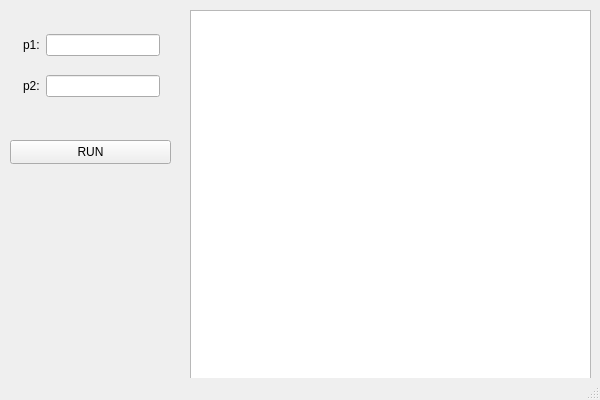
<?xml version="1.0" encoding="UTF-8"?>
<ui version="4.0">
 <class>AppClass</class>
 <widget class="QMainWindow" name="AppClass">
  <property name="geometry">
   <rect>
    <x>0</x>
    <y>0</y>
    <width>600</width>
    <height>400</height>
   </rect>
  </property>
  <property name="windowTitle">
   <string>App</string>
  </property>
  <widget class="QWidget" name="centralWidget">
   <widget class="QWidget" name="layoutWidget">
    <property name="geometry">
     <rect>
      <x>12</x>
      <y>10</y>
      <width>159</width>
      <height>112</height>
     </rect>
    </property>
    <layout class="QVBoxLayout" name="verticalLayout">
     <item>
      <layout class="QHBoxLayout" name="horizontalLayout_2">
       <item>
        <widget class="QLabel" name="label_2">
         <property name="text">
          <string>p1:</string>
         </property>
        </widget>
       </item>
       <item>
        <widget class="QLineEdit" name="lineEditP_1"/>
       </item>
      </layout>
     </item>
     <item>
      <layout class="QHBoxLayout" name="horizontalLayout_3">
       <item>
        <widget class="QLabel" name="label_3">
         <property name="text">
          <string>p2:</string>
         </property>
        </widget>
       </item>
       <item>
        <widget class="QLineEdit" name="lineEditP_2"/>
       </item>
      </layout>
     </item>
    </layout>
   </widget>
   <widget class="QPushButton" name="button">
    <property name="geometry">
     <rect>
      <x>10</x>
      <y>140</y>
      <width>161</width>
      <height>24</height>
     </rect>
    </property>
    <property name="text">
     <string>RUN</string>
    </property>
   </widget>
   <widget class="QTextEdit" name="resultTextEdit">
    <property name="geometry">
     <rect>
      <x>190</x>
      <y>10</y>
      <width>401</width>
      <height>371</height>
     </rect>
    </property>
   </widget>
  </widget>
  <widget class="QStatusBar" name="statusBar"/>
 </widget>
 <layoutdefault spacing="6" margin="11"/>
 <resources>
  <include location="App.qrc"/>
 </resources>
 <connections/>
</ui>
